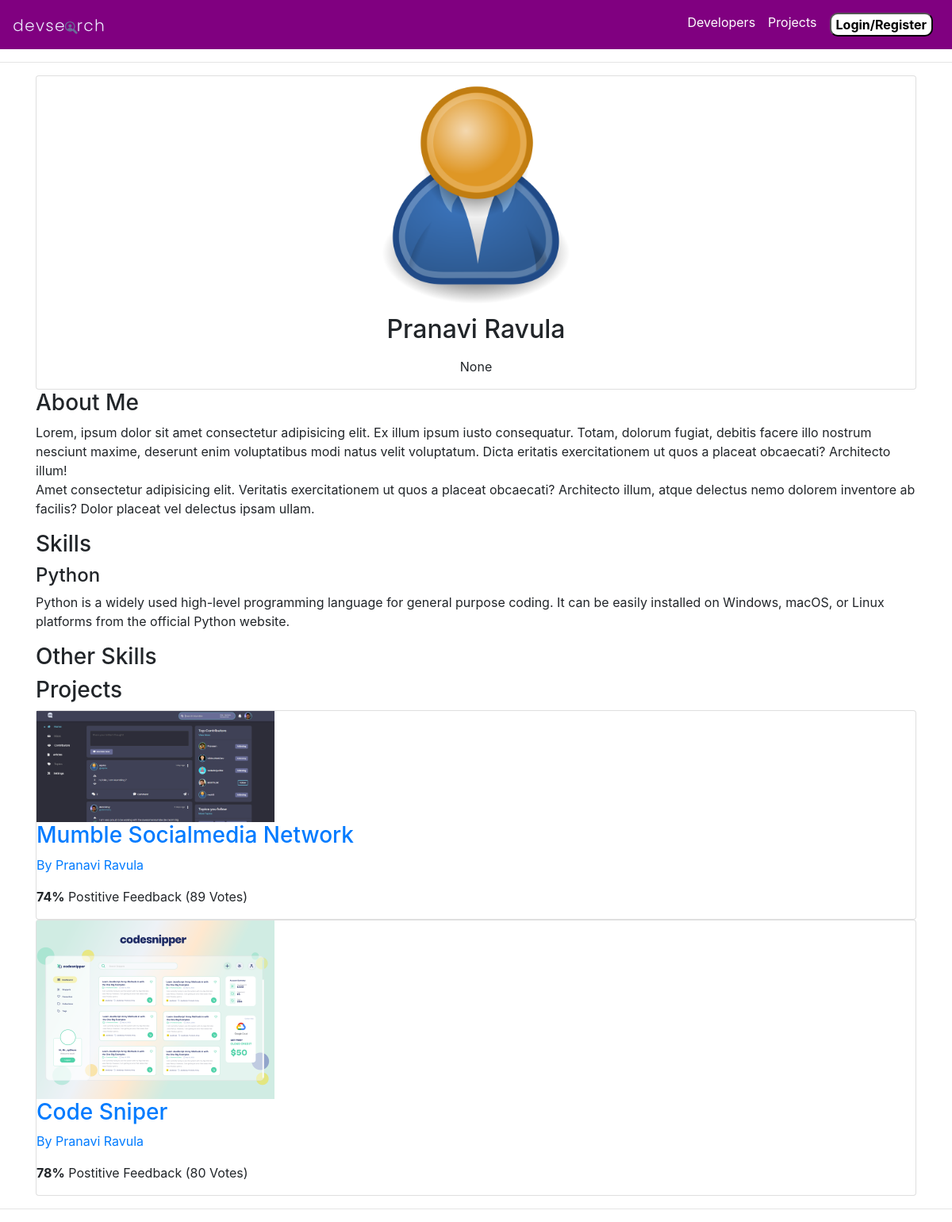
The app's page /profile/eb05f614-2203-41f7-8f4e-e4a40f9cbfde/ with its own data.
### users/models.py (models this page shows, shortened)
class Profile(models.Model):
    user=models.OneToOneField(User,on_delete=models.CASCADE,null=True,blank=True)
    name=models.CharField(max_length=200,blank=True,null=True)
    email=models.EmailField(max_length=500,blank=True,null=True)
    username=models.CharField(max_length=200,blank=True,null=True)
    location=models.CharField(max_length=200,blank=True,null=True)
    short_intro=models.CharField(max_length=200,blank=True,null=True)
    bio=models.TextField(blank=True,null=True)
    profile_image=models.ImageField(null=True,blank=True,upload_to='profiles/',default='profiles/user-default.png')
    socio_github=models.CharField(max_length=200,blank=True,null=True)
    socio_twitter=models.CharField(max_length=200,blank=True,null=True)
    socio_linkedin=models.CharField(max_length=200,blank=True,null=True)
    socio_youtube=models.CharField(max_length=200,blank=True,null=True)
    created_date=models.DateTimeField(auto_now_add=True)
    id=models.UUIDField(default=uuid.uuid4,unique=True,primary_key=True,editable=False)
    def __str__(self):
        return str(self.name)

class Skills(models.Model):
    owner=models.ForeignKey(Profile,on_delete=models.CASCADE,null=True,blank=True)
    name=models.CharField(max_length=50,null=True,blank=True)
    description=models.TextField(null=True,blank=True)
    created_date=models.DateTimeField(auto_now_add=True)
    id=models.UUIDField(default=uuid.uuid4,unique=True,primary_key=True,editable=False)

### projects/models.py (models this page shows, shortened)
class Project(models.Model):
    owner=models.ForeignKey(Profile,null=True,blank=True,on_delete=models.SET_NULL)
    title=models.CharField(max_length=200)
    description=models.TextField(null=True,blank=True)
    featured_image=models.ImageField(null=True,blank=True,default='default.jpg')
    demo_link=models.CharField(max_length=2000,null=True,blank=True)
    source_link=models.CharField(max_length=2000,null=True,blank=True)
    tags=models.ManyToManyField('Tag',blank=True)
    vote_total=models.IntegerField(default=0,null=True,blank=True)
    vote_ratio=models.IntegerField(default=0,null=True,blank=True)
    created_date=models.DateTimeField(auto_now_add=True)
    id=models.UUIDField(default=uuid.uuid4,unique=True,primary_key=True,editable=False)

### users/views.py (the view)
# urls.py: path('profile/<str:pk>/',views.userProfile,name='userProfile'),
def userProfile(request,pk):
    profile=Profile.objects.get(id=pk)
    topSkills=profile.skills_set.exclude(description="")
    OtherSkills=profile.skills_set.filter(description="")
    context={'profile':profile,'topSkills':topSkills,'OtherSkills':OtherSkills}
    return(render(request,'user-profile.html',context))

### users/templates/user-profile.html (shortened to what this page needs)
{% extends 'navBar.html' %}
{%block start%}
<main class="profile my-md">
    <div class="container">
      <div class="layout">
        <div class="column column--1of3">
          <div class="card text-center">
            <div class="card__body dev">
              <img class="avatar avatar--xl" src="{{profile.profile_image.url}}" style="width:300px; height:300px;"/>
              <h2 class="dev__name">{{profile.name}}</h2>
              <p class="dev__location">{{profile.location}}</p>
            </div>
          </div>
        </div>
        <div class="column column--2of3">
          <div class="devInfo">
            <h3 class="devInfo__title">About Me</h3>
            <p class="devInfo__about">
              Lorem, ipsum dolor sit amet consectetur adipisicing elit. Ex illum ipsum iusto consequatur. Totam,
              dolorum fugiat, debitis facere illo nostrum nesciunt maxime, deserunt enim voluptatibus modi natus velit
              voluptatum. Dicta eritatis exercitationem ut quos a placeat obcaecati? Architecto illum!
              <br />
              Amet consectetur adipisicing elit. Veritatis exercitationem ut quos a placeat obcaecati? Architecto
              illum, atque delectus nemo dolorem inventore ab facilis? Dolor placeat vel delectus ipsam ullam.
            </p>
          </div>
          <div class="devInfo">
            <h3 class="devInfo__title">Skills</h3>
            <div class="devInfo__skills">
              <div class="devSkill">
                {%for skill in topSkills%}
                <h4 class="devSkill__title">{{skill.name}}</h4>
                <p class="devSkill__info">
                  {{skill.description}}
                </p>
              </div>
{%endfor%}
              <h3 class="devInfo__subtitle">Other Skills</h3>
            </div>
          </div>
          <div class="devInfo">
            <h3 class="devInfo__title">Projects</h3>
            <div class="grid grid--two">
                {%for project in profile.project_set.all%}
              <div class="column">
                <div class="card project">
                  <a href="{%url 'project' project.id%}" class="project">
                    <img class="project__thumbnail" src="{{project.featured_image.url}}" alt="project thumbnail" style="width:300px;"/>
                    <div class="card__body">
                      <h3 class="project__title">{{project.title}}</h3>
                      <p><a class="project__author" href="profile.html">By {{project.owner}}</a></p>
                      <p class="project--rating">
                        <span style="font-weight: bold;">{{project.vote_ratio}}%</span> Postitive
                        Feedback ({{project.vote_total}} Votes)
                      </p>
                    </div>
                  </a>
                </div>
              </div>
              {%endfor%}
            </div>
          </div>
        </div>
      </div>
    </div>
  </main>
{%endblock%}

### records on screen
Profile: profile_image (placeholder picture), name "Pranavi Ravula", location "None"
Skills: name "Python", description "Python is a widely used high-level programming language for general purpose coding. It can be easily installed on Windows, macOS, or Linux platforms from the official Python website."
Project: featured_image (picture), title "Mumble Socialmedia Network", owner "Pranavi Ravula", vote_ratio "74", vote_total "89"
Project: featured_image (picture), title "Code Sniper", owner "Pranavi Ravula", vote_ratio "78", vote_total "80"
